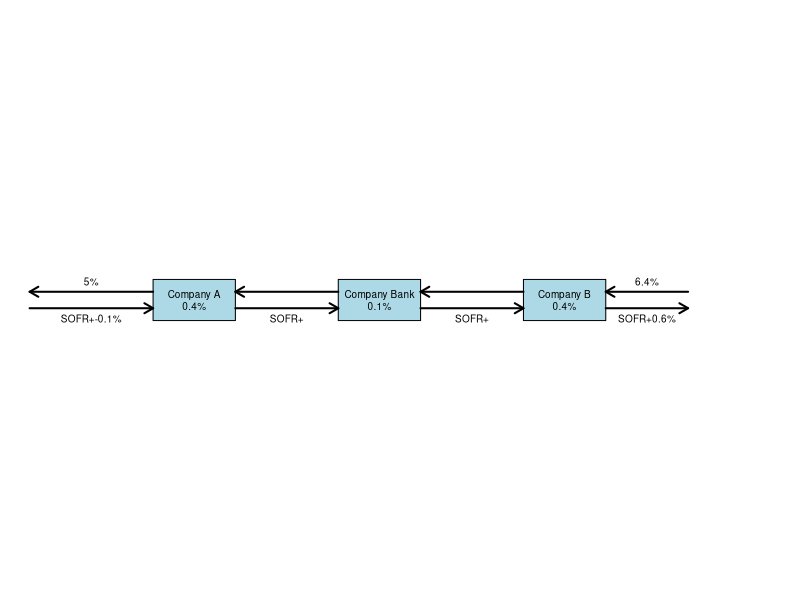
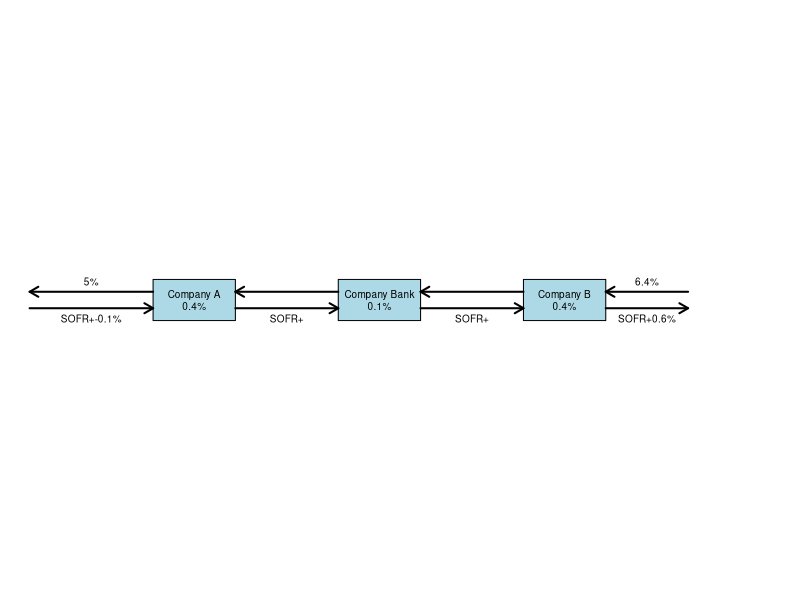
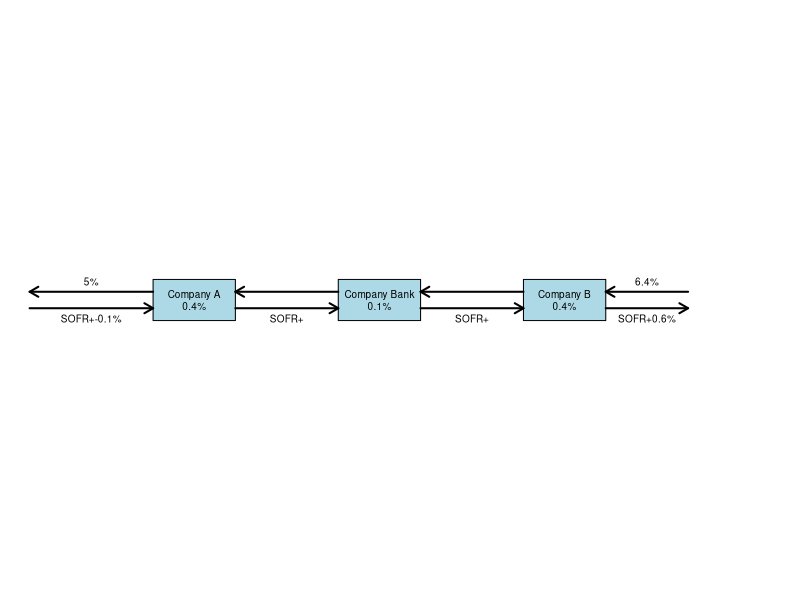
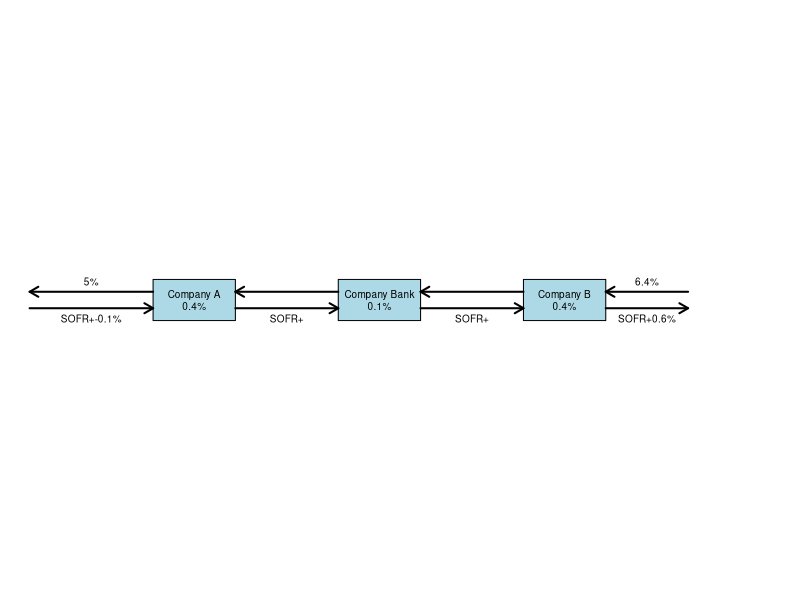
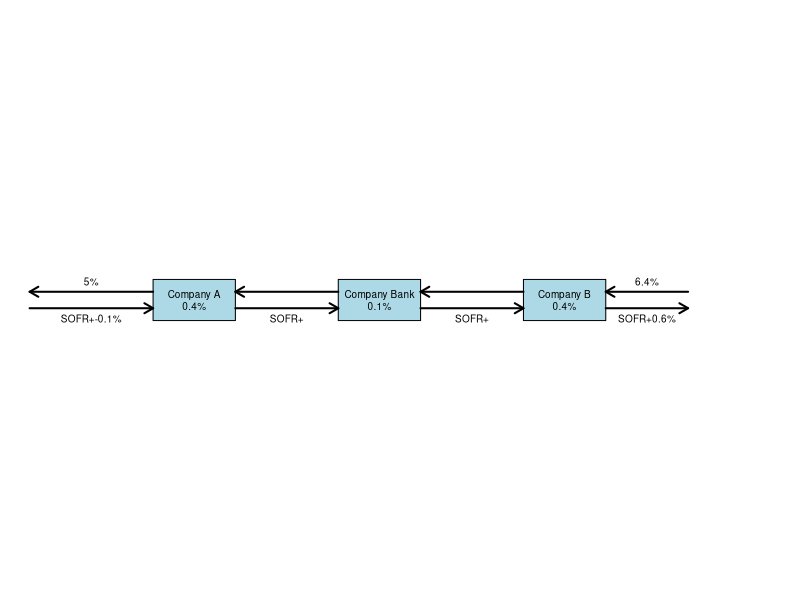
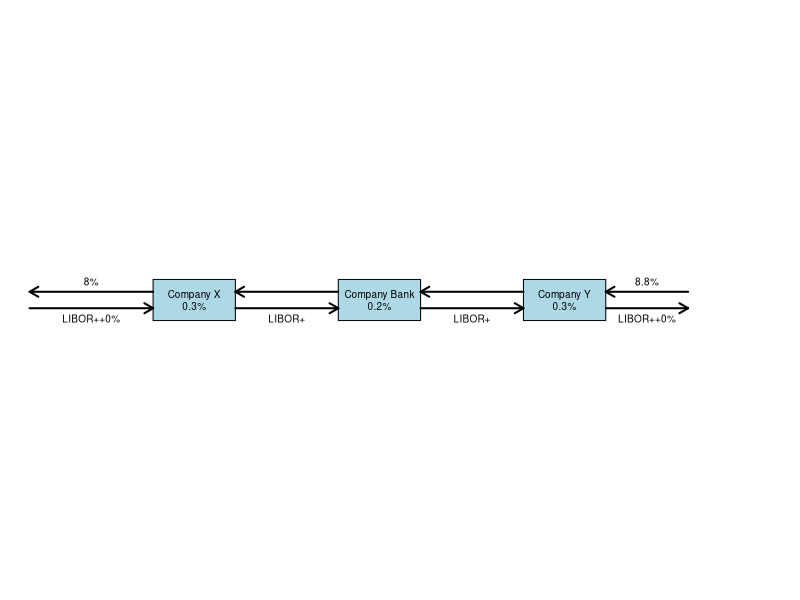
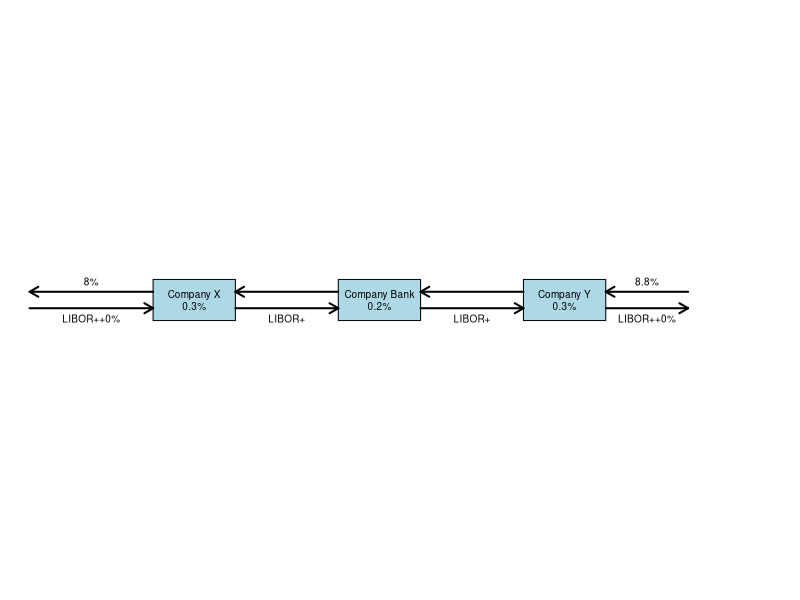
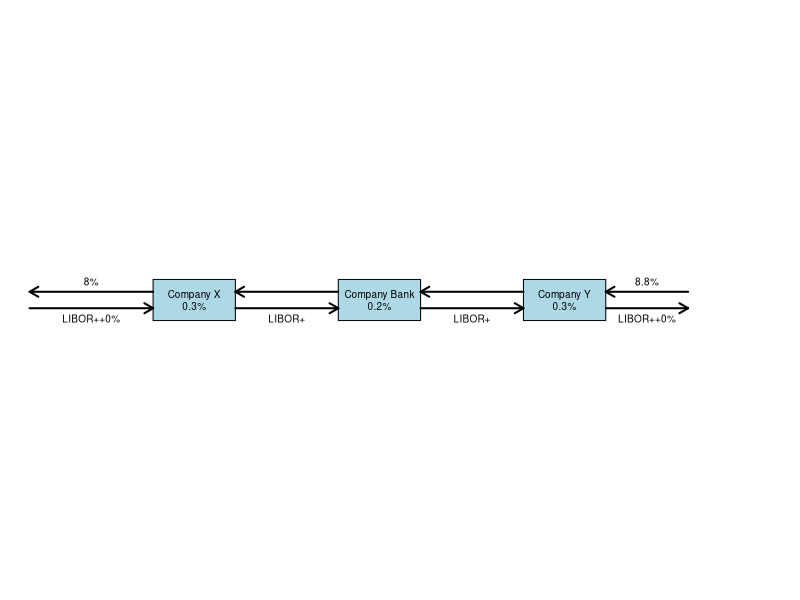

Write the R code that produced these figures, in order.
## ---- chunk 1
knitr::opts_chunk$set(echo = TRUE)
## ---- chunk 2
plotDiagram <- function(rf_A, rf_B, s_A, s_B, G_B, G_A, G_bank, s_A_Bk, s_Bk_B, rf_B_Bk, rf_Bk_A, Company_A, Company_B, Bank, floating_rate) {
  # Set up an empty plot with vertical limits exactly covering the diagram.
  plot(NA, NA,
       xlim = c(-4, 14), ylim = c(0, 0),
       type = "n", axes = FALSE, xlab = "", ylab = "", asp = 1)
  
  # Define node positions and dimensions.
  # Company A: centered at (0, 0)
  A.center <- c(0, 0)
  A.left <- -1; A.right <- 1; A.top <- 0.5; A.bot <- -0.5
  
  # Bank: shifted further to the right
  Bank.center <- c(4.5, 0)
  Bank.left <- 3.5; Bank.right <- 5.5; Bank.top <- 0.5; Bank.bot <- -0.5
  
  # Company B: shifted further to the right
  B.center <- c(9, 0)
  B.left <- 8; B.right <- 10; B.top <- 0.5; B.bot <- -0.5
  
  # Draw nodes as rectangles with text inside.
  rect(A.left, A.bot, A.right, A.top, col = "lightblue")
  text(A.center[1], A.center[2], paste("Company ", Company_A, "\n", G_A, sep = ""), cex = 0.6)
  
  rect(Bank.left, Bank.bot, Bank.right, Bank.top, col = "lightblue")
  text(Bank.center[1], Bank.center[2], paste("Company ", Bank, "\n", G_bank, sep = ""), cex = 0.6)
  
  rect(B.left, B.bot, B.right, B.top, col = "lightblue")
  text(B.center[1], B.center[2], paste("Company ", Company_B, "\n", G_B, sep = ""), cex = 0.6)
  
  # Helper function to add an arrow with a label.
  add_arrow <- function(x0, y0, x1, y1, label, label_offset = 0.1, side = "above") {
    arrows(x0, y0, x1, y1, code = 2, length = 0.1, lwd = 2)
    xm <- (x0 + x1) / 2
    ym <- (y0 + y1) / 2
    if (side == "above") {
      text(xm, ym + label_offset, label, cex = 0.6)
    } else {
      text(xm, ym - label_offset, label, cex = 0.6)
    }
  }
  
  # Draw arrows using positions computed to mimic the desired offsets.
  add_arrow(A.left, 0.2, A.right - 5, 0.2, rf_A, label_offset = 0.25, side = "above")
  add_arrow(A.right - 5, -0.2, A.left, -0.2, paste(floating_rate, s_A, sep="+"), label_offset = 0.25, side = "below")
  add_arrow(Bank.left, 0.2, A.right, 0.2, rf_Bk_A, label_offset = 0.25, side = "above")
  add_arrow(B.left, 0.2, Bank.right, 0.2, rf_B_Bk, label_offset = 0.25, side = "above")
  add_arrow(A.right, -0.2, Bank.left, -0.2, paste(floating_rate, s_A_Bk, sep="+"), label_offset = 0.25, side = "below")
  add_arrow(Bank.right, -0.2, B.left, -0.2, paste(floating_rate, s_Bk_B, sep="+"), label_offset = 0.25, side = "below")
  add_arrow(B.right + 2, 0.2, B.right, 0.2, rf_B, label_offset = 0.25, side = "above")
  add_arrow(B.right, -0.2, B.right + 2, -0.2, paste(floating_rate, s_B, sep="+"), label_offset = 0.25, side = "below")
}
## ---- chunk 3
# read solutions
solutions <- read.csv("solutions.csv")

# Define fixed parameters
rf_A <- "5%"
rf_B <- "6.4%"
s_A <- "-0.1%"
s_B <- "0.6%"
G_B <- "0.4%"
G_A <- "0.4%"
G_bank <- "0.1%"
Company_A <- "A"
Company_B <- "B"
Bank <- "Bank"
floating_rate <- "SOFR"

# Loop through each row and plot the diagram
for (i in 1:5) {
  rf_B_Bk <- solutions$r_f_B_Bk[i]
  s_Bk_B <- solutions$s_Bk_B[i]
  rf_Bk_A <- solutions$r_f_Bk_A[i]
  s_A_Bk <- solutions$s_A_Bk[i]
  
  # Plot diagram with values from current row
  par(mar = c(0, 0, 0, 0))
  plotDiagram(rf_A, rf_B, s_A, s_B, G_B, G_A, G_bank, s_A_Bk, s_Bk_B, rf_B_Bk, rf_Bk_A, Company_A, Company_B, Bank, floating_rate)
}


## ---- chunk 4
solutions <- read.csv("solutions.csv")

rf_X <- "8%"
rf_Y <- "8.8%"
s_X <- "+0%"
s_Y <- "+0%"
G_X <- "0.3%"
G_Y <- "0.3%"
G_bank <- "0.2%"
Company_X <- "X"
Company_Y <- "Y"
Bank <- "Bank"
floating_rate <- "LIBOR"



for (i in 1:5) {
  rf_Y_Bk <- solutions$r_f_B_Bk[i]
  s_Bk_Y <- solutions$s_Bk_B[i]
  rf_Bk_X <- solutions$r_f_Bk_A[i]
  s_X_Bk <- solutions$s_A_Bk[i]
  
  par(mar = c(0, 0, 0, 0))
  
  plotDiagram(rf_X, rf_Y, s_X, s_Y, G_X, G_Y, G_bank, s_X_Bk, s_Bk_Y, rf_Y_Bk, rf_Bk_X, Company_X, Company_Y, Bank, floating_rate)
  
}
## ---- chunk 5
plotDiagram <- function(rfDollar_A, rfDollar_B, rfYen_A, rfYen_B, G_B, G_A, G_bank, rfYen_Bk_A, rf_Dollar_Bk_B, rf_Dollar_A_Bk, rf_Yen_B_Bk, Company_X, Company_Y, Bank, currency1, currency2) {
  # Set up an empty plot with vertical limits exactly covering the diagram.
  plot(NA, NA,
       xlim = c(-4, 14), ylim = c(0, 0),
       type = "n", axes = FALSE, xlab = "", ylab = "", asp = 1)
  
  # Define node positions and dimensions.
  # Company X: centered at (0, 0)
  X.center <- c(0, 0)
  X.left <- -1; X.right <- 1; X.top <- 0.5; X.bot <- -0.5
  
  # Bank: shifted further to the right
  Bank.center <- c(4.5, 0)
  Bank.left <- 3.5; Bank.right <- 5.5; Bank.top <- 0.5; Bank.bot <- -0.5
  
  # Company Y: shifted further to the right
  Y.center <- c(9, 0)
  Y.left <- 8; Y.right <- 10; Y.top <- 0.5; Y.bot <- -0.5
  
  # Draw nodes as rectangles with text inside.
  rect(X.left, X.bot, X.right, X.top, col = "lightblue")
  text(X.center[1], X.center[2], paste("Company ", Company_X, "\n", G_A, sep = ""), cex = 0.6)
  
  rect(Bank.left, Bank.bot, Bank.right, Bank.top, col = "lightblue")
  text(Bank.center[1], Bank.center[2], paste("Company ", Bank, "\n", G_bank, sep = ""), cex = 0.6)
  
  rect(Y.left, Y.bot, Y.right, Y.top, col = "lightblue")
  text(Y.center[1], Y.center[2], paste("Company ", Company_Y, "\n", G_B, sep = ""), cex = 0.6)
  
  # Helper function to add an arrow with
  add_arrow <- function(x0, y0, x1, y1, label, label_offset = 0.1, side = "above") {
    arrows(x0, y0, x1, y1, code = 2, length = 0.1, lwd = 2)
    xm <- (x0 + x1) / 2
    ym <- (y0 + y1) / 2
    if (side == "above") {
      text(xm, ym + label_offset, label, cex = 0.6)
    } else {
      text(xm, ym - label_offset, label, cex = 0.6)
    }
  }
  
  # Draw arrows using positions computed to mimic the desired offsets.
  add_arrow(X.left, 0.2, X.right - 5, 0.2, paste(currency1, rfDollar_A, sep=" : "), label_offset = 0.25, side = "above")
  add_arrow(X.right - 5, -0.2, X.left, -0.2, paste(currency2, rfYen_A, sep=" : "), label_offset = 0.25, side = "below")
  add_arrow(Bank.left, 0.2, X.right, 0.2, rf_Dollar_A_Bk, label_offset = 0.25, side = "above")
  add_arrow(Y.left, 0.2, Bank.right, 0.2, rf_Dollar_Bk_B, label_offset = 0.25, side = "above")
  add_arrow(X.right, -0.2, Bank.left, -0.2, rfYen_Bk_A, label_offset = 0.25, side = "below")
  add_arrow(Bank.right, -0.2, Y.left, -0.2, rf_Yen_B_Bk, label_offset = 0.25, side = "below")
  add_arrow(Y.right + 2, 0.2, Y.right, 0.2, rfDollar_B, label_offset = 0.25, side = "above")
  add_arrow(Y.right, -0.2, Y.right + 2, -0.2, rfYen_B, label_offset = 0.25, side = "below")
}
## ---- chunk 6
solutions <- read.csv("solutions.csv")

rfDollar_X <- "9.6%"
rfDollar_Y <- "10%"
rfYen_X <- "5%"
rfYen_Y <- "6.5%"
G_X <- "0.3%"
G_Y <- "0.3%"
G_bank <- "0.5%"
Company_X <- "X"
Company_Y <- "Y"
Bank <- "Bank"
currency1 <- "Dollar"
currency2 <- "Yen"

for (i in 1:5) {
  rfYen_Bk_A <- paste(solutions$r_f_Yen_Bk_A[i], "%", sep="")
  rf_Dollar_Bk_B <- paste(solutions$r_f_Dollar_Bk_B[i], "%", sep="")
  rf_Dollar_A_Bk <- paste(solutions$r_f_Dollar_A_Bk[i], "%", sep="")
  rf_Yen_B_Bk <- paste(solutions$r_f_Yen_B_Bk[i], "%", sep="")
  
  par(mar = c(0, 0, 0, 0))
  
  plotDiagram(rfDollar_X, rfDollar_Y, rfYen_X, rfYen_Y, G_X, G_Y, G_bank, rfYen_Bk_A, rf_Dollar_Bk_B, rf_Dollar_A_Bk, rf_Yen_B_Bk, Company_X, Company_Y, Bank, currency1, currency2)
  
}
